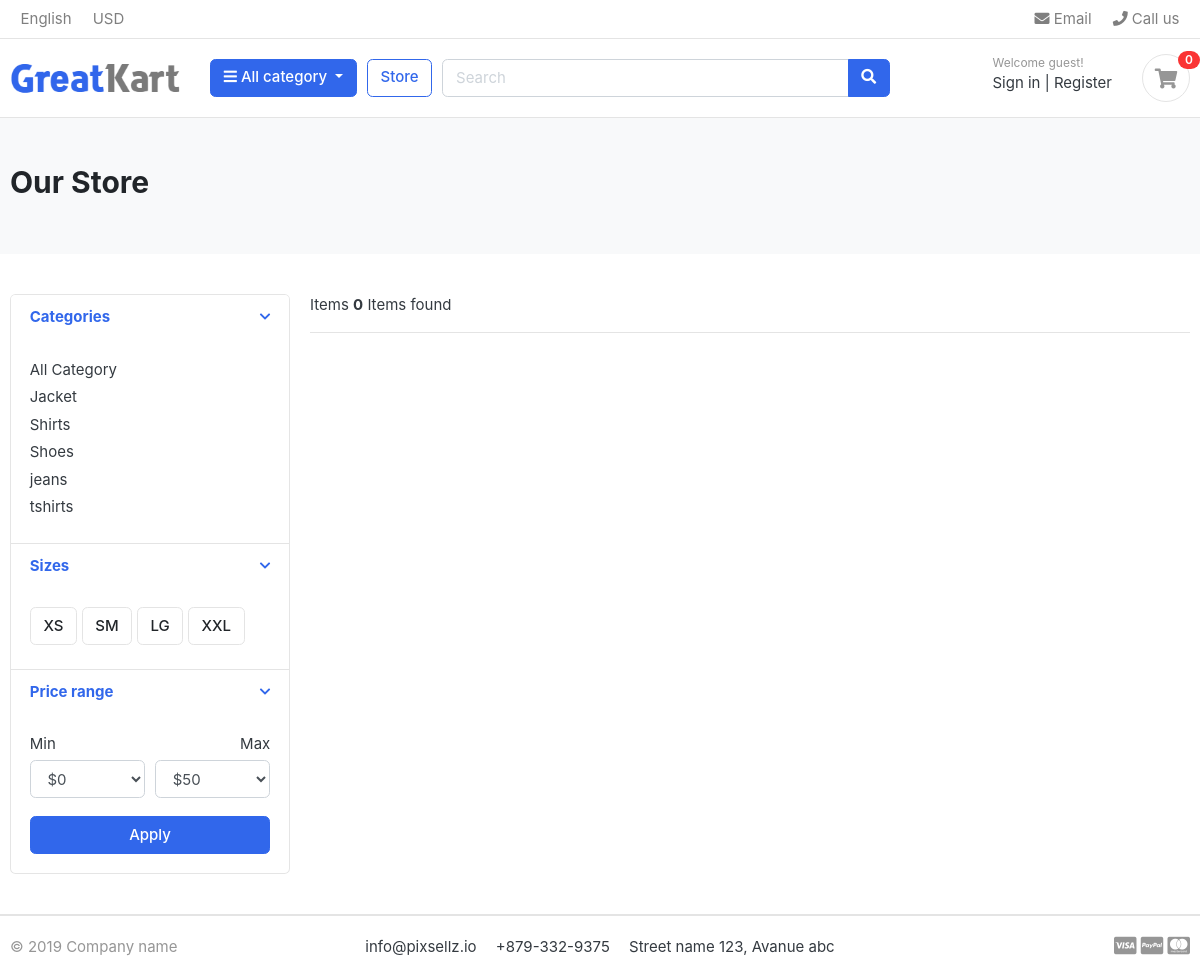
Page /store/ on the earlier database version.
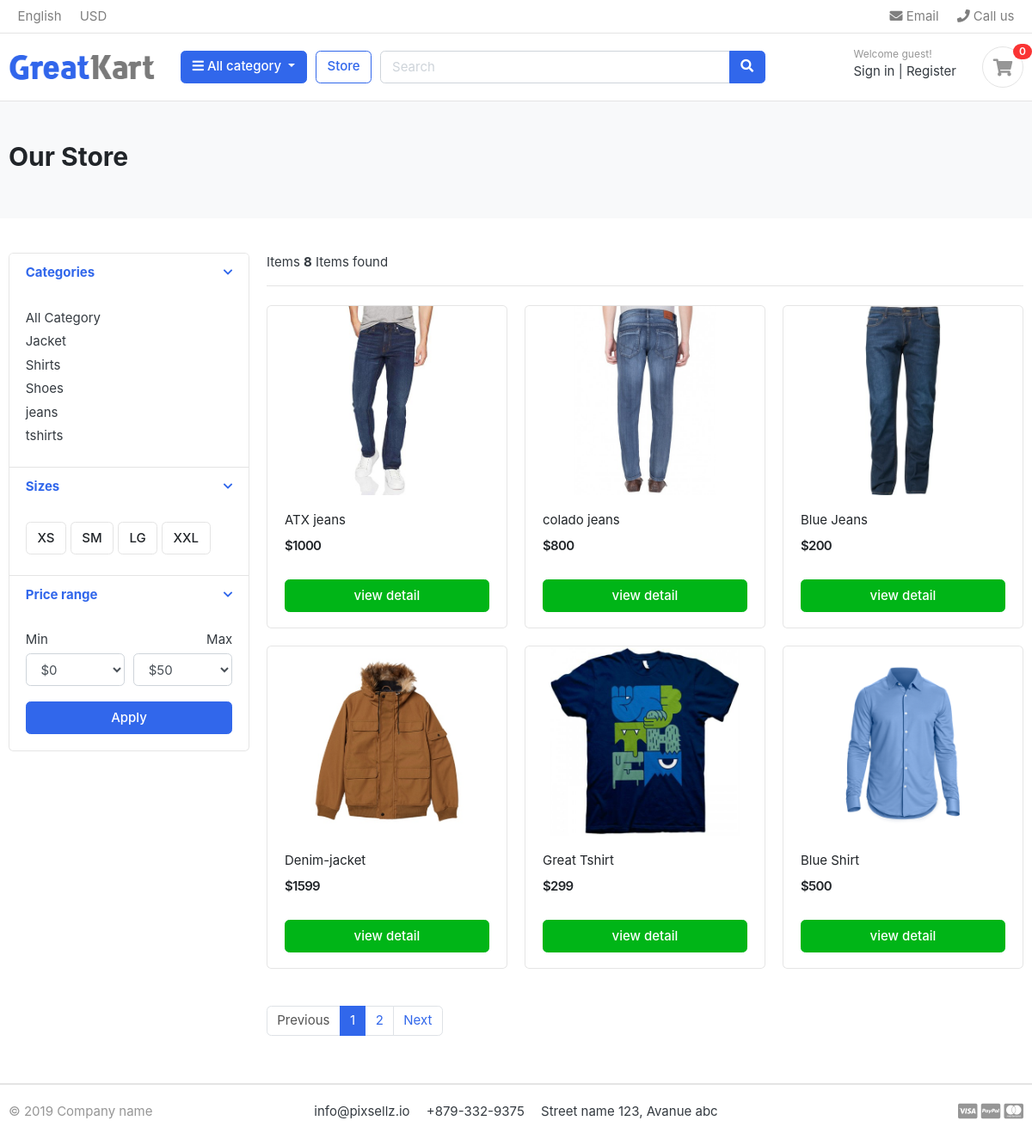
Same page on the later database version.
### category/models.py (models this page shows, shortened)
class Category(models.Model):
    category_name = models.CharField(max_length=50, unique=True)
    slug = models.SlugField(max_length=100, unique=True)
    description = models.CharField(max_length=255)
    cat_image = models.ImageField(upload_to='photos/categories', blank=True)
    class Meta:
        verbose_name='category'
        verbose_name_plural='categories'
    def get_url(self):
        return reverse('products_by_category',args=[self.slug])

### store/models.py (models this page shows, shortened)
class Product(models.Model):
      product_name   =  models.CharField(max_length=200,unique=True)
      slug           =  models.SlugField(max_length=200,unique=True)
      discription    =  models.CharField(max_length=500,blank=True)
      price          =  models.IntegerField()
      stock          =  models.IntegerField()
      image          =  models.ImageField(upload_to='photos/product')
      is_available   =  models.BooleanField(default=True)
      create_date    =  models.DateTimeField(auto_now_add=True)
      update_date    =  models.DateTimeField(auto_now=True)
      category       = models.ForeignKey(Category,on_delete=models.CASCADE)
      def get_url(self):
            return reverse('product_detail',args=[self.category.slug,self.slug])

### store/views.py (the view)
# urls.py: path('store/',include('store.urls')),
def store(request,category_slug=None):
      categories=None
      products=None
      if category_slug!=None:
            categories = get_object_or_404(Category,slug=category_slug)
            product_store= Product.objects.all().filter(category=categories,is_available=True)
            paginator = Paginator(product_store,6)
            page = request.GET.get('page')
            paged_products = paginator.get_page(page)
            product_count = product_store.count()
      else:
           product_store  = Product.objects.all().filter(is_available=True).order_by('id')
           paginator = Paginator(product_store,6)
           page = request.GET.get('page')
           paged_products = paginator.get_page(page)
           product_count = product_store.count()
      context={
            'product_store':paged_products,
            'product_count':product_count,
      }
      return render(request,'stores/store.html',context)

### carts/context_procesore.py (called while the page is built)
def counter(request):
     cart_count = 0
     if 'admin' in request.path:
          return {}
     else:
          try:
            cart      = Cart.objects.filter(cart_id=_cart_id(request))
            cart_items = CartItem.objects.all().filter(cart=cart[0:1])
            for cart_item in cart_items:
                 cart_count += cart_item.quantity
          except Cart.DoesNotExist:
            cart_count = 0
          return dict(cart_count=cart_count)

### carts/views.py (called while the page is built)
def _cart_id(request):
      cart = request.session.session_key
      if not cart:
            cart = request.session.create()
      return cart

### category/context_procesore.py (called while the page is built)
def menu_category_link(request):
      links = Category.objects.all()
      return dict(links=links)

### templates/stores/store.html (shortened to what the changed rows need)
{% extends 'base.html' %}
{% block content %}
      <section class="section-pagetop bg">
      <div class="container">
            <h2 class="title-page">Our Store</h2>
      </div>
      </section>
<section class="section-content padding-y">
      <div class="container">
      <div class="row">
            <aside class="col-md-3">
      <div class="card">
            <article class="filter-group">
                  <div class="filter-content collapse show" id="collapse_1" style="">
                        <div class="card-body">
                              <ul class="list-menu">
                                    {% for category in links %}
                                    <li><a href="{{ category.get_url }}">{{ category.category_name }}</a></li>
                                    {% endfor %}
                              </ul>
                        </div>
                  </div>
            </article>
      </div>
            </aside>
            <main class="col-md-9">
      <header class="border-bottom mb-4 pb-3">
                  <div class="form-inline">
                        <span class="mr-md-auto">Items <b>{{ product_count }}</b> Items found </span>
                  </div>
      </header>
      <div class="row">
            {% for product in product_store %}
            <div class="col-md-4">
                  <figure class="card card-product-grid">
                        <div class="img-wrap">
                              <a href="{{ product.get_url }}"><img src="{{ product.image.url }}"></a>
                        </div>
                        <figcaption class="info-wrap">
                              <div class="fix-height">
                                    <a href="{{ product.get_url }}" class="title">{{ product.product_name }}</a>
                                    <div class="price-wrap mt-2">
                                          <span class="price">${{ product.price}}</span>
                                    </div>
                              </div>
                              <a href="{{ product.get_url }}" class="btn btn-block btn-success">view detail</a>
                        </figcaption>
                  </figure>
            </div>
            {% endfor %}
      </div>
      <nav class="mt-4" aria-label="Page navigation sample">
      {% if product_store.has_other_pages %}
      <ul class="pagination">
            {% if product_store.has_previous %}
            <li class="page-item"><a class="page-link" href="?page={{product_store.previous_page_number}}">Previous</a></li>
            {% else %}
            <li class="page-item disabled"><a class="page-link" href="#">Previous</a></li>
            {% endif %}
            {% for i in product_store.paginator.page_range %}
              {%if product_store.number == i %}
              <li class="page-item active"><a class="page-link" href="#">{{i}}</a></li>
              {% else %}
              <li class="page-item"><a class="page-link" href="?page={{i}}">{{i}}</a></li>
              {% endif %}
            {% endfor %}
            {% if product_store.has_next %}
            <li class="page-item"><a class="page-link" href="?page={{product_store.next_page_number}}">Next</a></li>
            {% else %}
            <li class="page-item disabled"><a class="page-link" href="#">Next</a></li>
            {% endif %}
      </ul>
      {% endif %}
      </nav>
            </main>
      </div>
      </div>
      </section>
{% endblock %}

Differences in the rows shown:
added Product: image (picture), product_name "ATX jeans", price "1000"
added Product: image (picture), product_name "colado jeans", price "800"
added Product: image (picture), product_name "Blue Jeans", price "200"
added Product: image (picture), product_name "Denim-jacket", price "1599"
added Product: image (picture), product_name "Great Tshirt", price "299"
added Product: image (picture), product_name "Blue Shirt", price "500"
Other differences:
{{ product_count }}: "0" → "8"
text now shown: "Previous Next"
new list line: "1"
new list line: "2"
